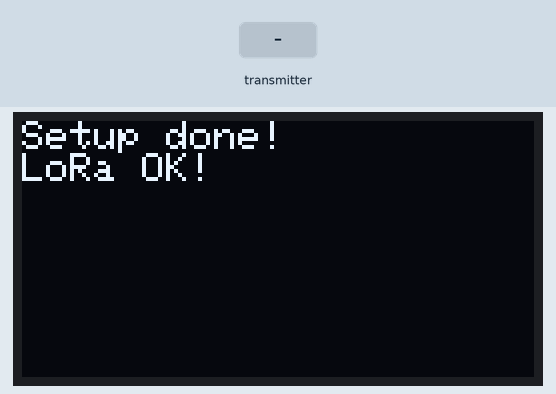
A program run on a simulated ESP32. Shown: 128×64 one-colour display. The test bench sets the inputs (shaded band). No radio packets arrive unless stated; what the program prints to the serial monitor is not drawn.

Above: at 1.3 s.
1.4 s: the transmitter starts sending accelX = 0
At 2.6 s:
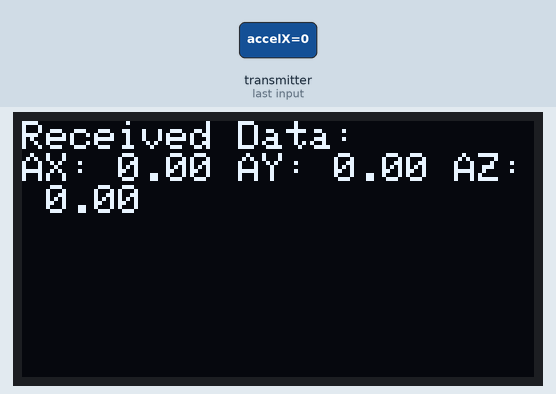
2.9 s: the transmitter starts sending accelY = 25
At 3.6 s:
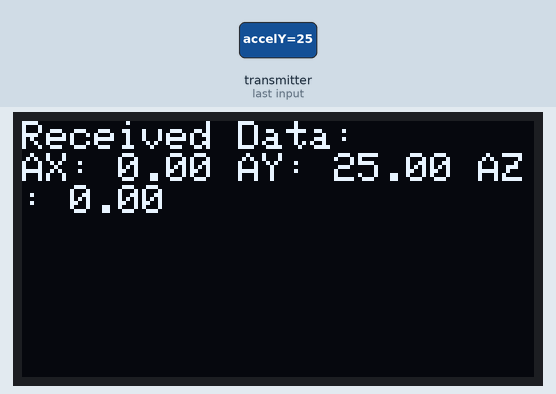
4.4 s: the transmitter starts sending accelZ = 25
At 5.6 s:
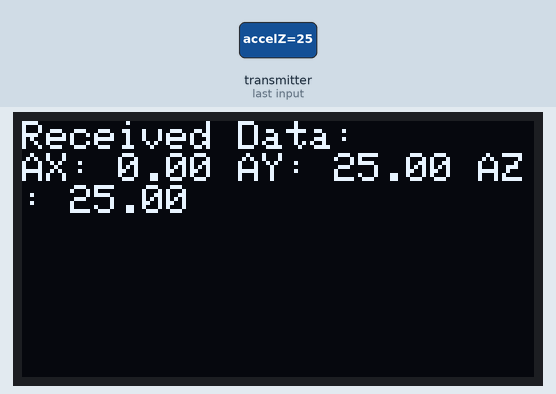
5.9 s: the transmitter starts sending accelX = 25
At 6.6 s:
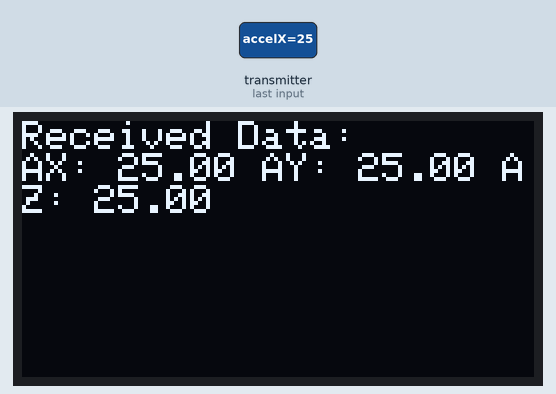
7.5 s: the transmitter starts sending accelY = 0
At 8.6 s:
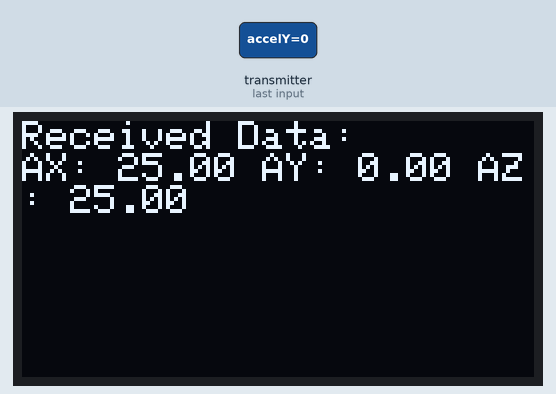
9.5 s: the transmitter starts sending accelZ = 0
At 10.8 s:
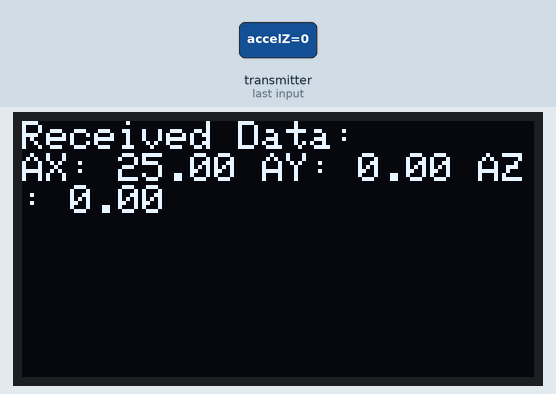
Timing chart, 0 to 12.1 s (numbered marks = the images above; inputs shaded):
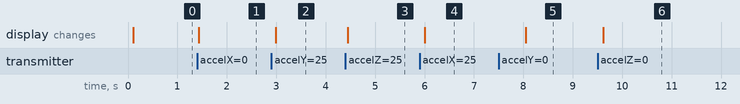

Measured:
- after the input at 1.4 s, the display: changes at once (image 1)
- after the input at 2.9 s, the display: changes after 0.09 s (image 2)
- after the input at 4.4 s, the display: changes after 0.05 s (image 3)
- after the input at 5.9 s, the display: changes after 0.11 s (image 4)
- after the input at 7.5 s, the display: changes after 0.55 s (image 5)
- after the input at 9.5 s, the display: changes after 0.11 s (image 6)

The program:

main.cpp
```cpp
#include <WiFi.h>
#include <esp_now.h>
#include <LoRa.h>
#include <Wire.h>
#include <Adafruit_GFX.h>
#include <Adafruit_SSD1306.h>

#define SCREEN_WIDTH 128 // OLED display width, in pixels
#define SCREEN_HEIGHT 64 // OLED display height, in pixels

#define RADIO_CS_PIN 18
#define RADIO_DIO0_PIN 26
#define RADIO_RST_PIN 23

// Declaration for an SSD1306 display connected to I2C (SDA, SCL pins)
#define OLED_RESET -1 // Reset pin # (or -1 if sharing Arduino reset pin)
Adafruit_SSD1306 display(SCREEN_WIDTH, SCREEN_HEIGHT, &Wire, OLED_RESET);

typedef struct struct_message {
    float accelX;
    float accelY;
    float accelZ;
} struct_message;

volatile struct_message incomingData;
volatile bool loraSendDataFlag = false;

void OnDataRecv(const uint8_t *mac, const uint8_t *incoming, int len) {
    if (len == sizeof(struct_message)) {
        memcpy((void*)&incomingData, incoming, sizeof(struct_message));
        loraSendDataFlag = true; // Signal that new data is ready to be sent via LoRa
    }
}

void initDisplay() {
    if (!display.begin(SSD1306_SWITCHCAPVCC, 0x3C)) { // Address 0x3C for 128x64
        Serial.println(F("SSD1306 allocation failed"));
        for (;;); // Don't proceed, loop forever
    }
    display.clearDisplay();
    display.setTextSize(1);              // Normal 1:1 pixel scale
    display.setTextColor(SSD1306_WHITE); // Draw white text
    display.setCursor(0, 0);             // Start at top-left corner
    display.cp437(true);                 // Use full 256 char 'Code Page 437' font
}

void setup() {
    Serial.begin(115200);
    // Initialize LoRa

    WiFi.mode(WIFI_STA); // Set device in STA mode to initiate ESP-NOW communication
    Serial.println(WiFi.macAddress());

    initDisplay();
    display.println("Setup done!");
    display.display();

    LoRa.setPins(RADIO_CS_PIN, RADIO_RST_PIN, RADIO_DIO0_PIN);
    if (!LoRa.begin(915E6)) {
        Serial.println("Starting LoRa failed!");
        display.println("LoRa start failed!");
        display.display();
        while (1);
    } else {
        Serial.println("LoRa initialized successfully.");
        display.println("LoRa OK!");
        display.display();
    }

    // Initialize ESP-NOW
    if (esp_now_init() != ESP_OK) {
        Serial.println("ESP-NOW initialization failed!");
        return;
    }
    esp_now_register_recv_cb(OnDataRecv);


}

void loop() {
    if (loraSendDataFlag) {
        // Display the received data on OLED
        display.clearDisplay();
        display.setCursor(0, 0);
        display.println("Received Data:");
        display.print("AX: ");
        display.print(incomingData.accelX);
        display.print(" AY: ");
        display.print(incomingData.accelY);
        display.print(" AZ: ");
        display.println(incomingData.accelZ);
        display.display();

        // Log received data to Serial
        Serial.println("Received Data:");
        Serial.print("AX: ");
        Serial.print(incomingData.accelX);
        Serial.print(", AY: ");
        Serial.print(incomingData.accelY);
        Serial.print(", AZ: ");
        Serial.println(incomingData.accelZ);

        // Send the data via LoRa
        Serial.println("Sending data via LoRa");
        LoRa.beginPacket();
        LoRa.write((uint8_t*)&incomingData, sizeof(struct_message));
        int result = LoRa.endPacket();
        Serial.print("Send result: ");
        Serial.println(result ? "SUCCESS" : "FAILURE");

        if (result) {
            Serial.println("Data sent via LoRa");
        } else {
            Serial.println("LoRa send failed");
        }

        loraSendDataFlag = false;  // Reset the flag after handling
    }

    delay(100); // Just a small delay to keep loop under control
}
```
